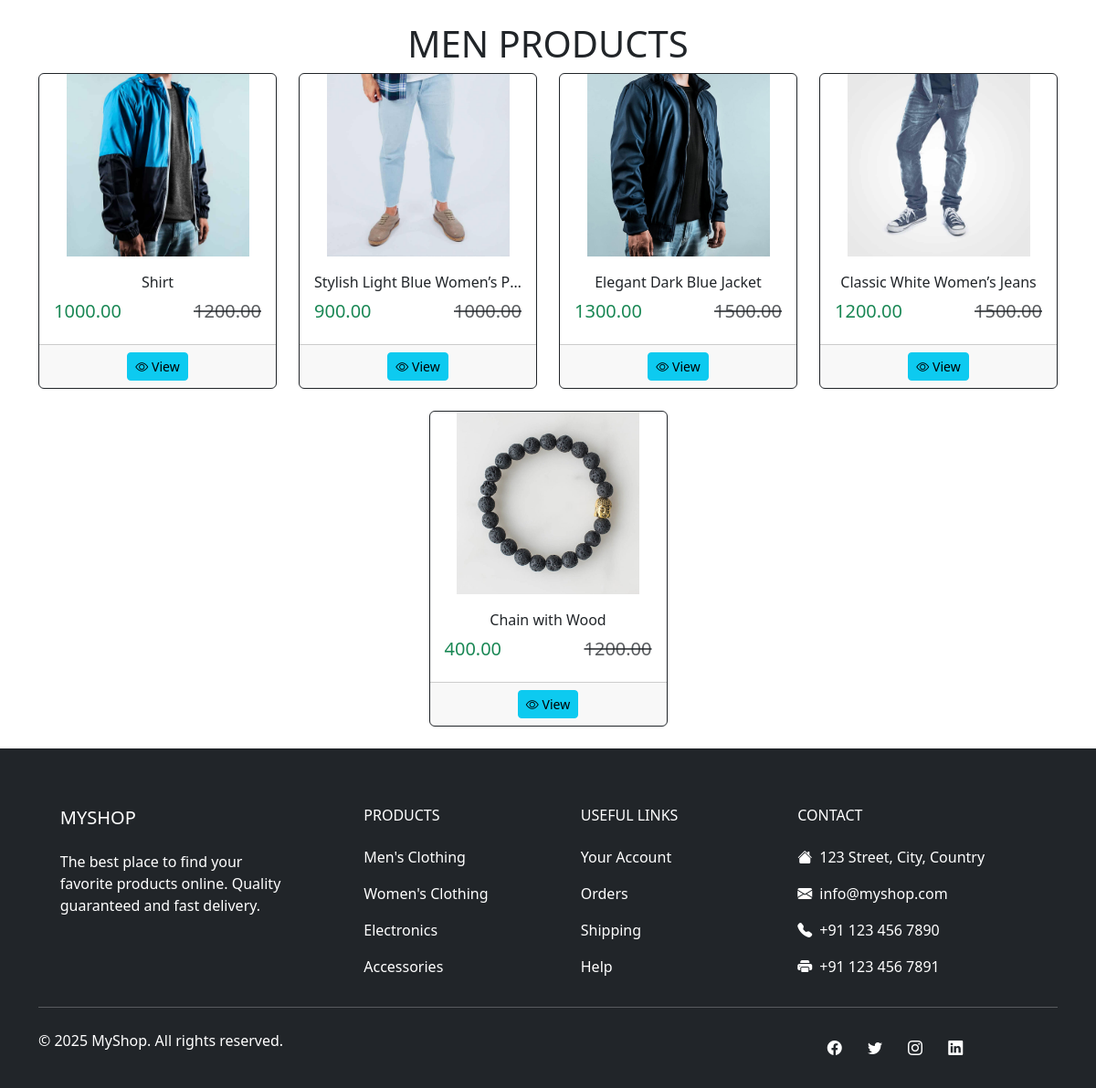
The app's page /men/ with its own data.
### shop/models.py (models this page shows, shortened)
class Post(models.Model):
    CATEGORY_CHOICES = [
        ('Men', 'Men'),
        ('Women', 'Women'),
    ]
    title = models.CharField(max_length=200)
    img = models.ImageField(upload_to='posts/')
    description = models.TextField()
    original_price = models.DecimalField(max_digits=10, decimal_places=2)
    offer_price = models.DecimalField(max_digits=10, decimal_places=2)
    category = models.CharField(max_length=10, choices=CATEGORY_CHOICES)  # new field
    created_at = models.DateTimeField(auto_now_add=True)
    updated_at = models.DateTimeField(auto_now=True)
    is_active = models.BooleanField(default=True)

### shop/views.py (the view)
# urls.py: path('men/',views.men,name='men'),
def men(request):
    men_posts=Post.objects.filter(is_active=True,category='Men').order_by('created_at')
    return render(request,'shop/men.html',{'men_posts':men_posts})

### shop/templates/shop/men.html (shortened to what this page needs)
<!doctype html>
<html lang="en">
<head>
    <link rel="stylesheet" href="https://cdnjs.cloudflare.com/ajax/libs/font-awesome/7.0.1/css/all.min.css"
 />
    <link href="https://cdn.jsdelivr.net/npm/bootstrap-icons@1.11.1/font/bootstrap-icons.css" rel="stylesheet">
    <link href="https://cdn.jsdelivr.net/npm/bootstrap@5.3.3/dist/css/bootstrap.min.css" rel="stylesheet">
</head>
<body>
    <main>
        <div class="container mt-4">
            <h1 class="d-flex justify-content-center">MEN PRODUCTS</h1>
            <div class="row justify-content-center">
                {% for post in men_posts %}
                <div class=" col-md-4 col-lg-3 mb-4">
                    <div class="card h-100 border border-dark">
                        {% if post.img %}
                        <img src="{{ post.img.url }}" class="img-fluid d-block mx-auto"
                            style="height:200px; object-fit:contain;" alt="{{ post.title }}">
                        {% else %}
                        <img src="/static/img/no-image.png" class="img-fluid d-block mx-auto"
                            style="height:200px; object-fit:contain;" alt="no image">
                        {% endif %}
                        <div class="card-body text-center">
                            <p class="text-truncate mb-2" style="max-width:100%;">
                                {{ post.title }}
                            </p>
                            <div class="d-flex justify-content-between">
                                <h5 class="text-success">{{ post.offer_price }}</h5>
                                <h5 class="text-muted text-decoration-line-through">
                                    {{ post.original_price }}
                                </h5>
                            </div>
                        </div>
                        <div class="card-footer d-flex justify-content-evenly">
                            <a href="{% url 'men_product' post.id %}"><button class="btn btn-info btn-sm">
                                    <i class="bi bi-eye"></i> View
                                </button>
                            </a>
                        </div>
                    </div>
                </div>
                {% endfor %}
            </div>
        </div>
    </main>
    <footer class="bg-dark text-white pt-5 pb-4">
        <div class="container text-md-left">
            <div class="row">
                <div class="col-md-3 col-lg-3 col-xl-3 mx-auto mt-3">
                    <h5 class="text-uppercase mb-4 font-weight-bold">MyShop</h5>
                    <p>
                        The best place to find your favorite products online. Quality guaranteed and fast delivery.
                    </p>
                </div>
                <div class="col-md-2 col-lg-2 col-xl-2 mx-auto mt-3">
                    <h6 class="text-uppercase mb-4 font-weight-bold">Products</h6>
                    <p><a href="#" class="text-white text-decoration-none">Men's Clothing</a></p>
                    <p><a href="#" class="text-white text-decoration-none">Women's Clothing</a></p>
                    <p><a href="#" class="text-white text-decoration-none">Electronics</a></p>
                    <p><a href="#" class="text-white text-decoration-none">Accessories</a></p>
                </div>
                <div class="col-md-3 col-lg-2 col-xl-2 mx-auto mt-3">
                    <h6 class="text-uppercase mb-4 font-weight-bold">Useful Links</h6>
                    <p><a href="#" class="text-white text-decoration-none">Your Account</a></p>
                    <p><a href="#" class="text-white text-decoration-none">Orders</a></p>
                    <p><a href="#" class="text-white text-decoration-none">Shipping</a></p>
                    <p><a href="#" class="text-white text-decoration-none">Help</a></p>
                </div>
                <div class="col-md-4 col-lg-3 col-xl-3 mx-auto mt-3">
                    <h6 class="text-uppercase mb-4 font-weight-bold">Contact</h6>
                    <p><i class="bi bi-house-fill me-2"></i>123 Street, City, Country</p>
                    <p><i class="bi bi-envelope-fill me-2"></i>info@myshop.com</p>
                    <p><i class="bi bi-telephone-fill me-2"></i>+91 123 456 7890</p>
                    <p><i class="bi bi-printer-fill me-2"></i>+91 123 456 7891</p>
                </div>
            </div>
            <hr class="mb-4">
            <div class="row align-items-center">
                <div class="col-md-7 col-lg-8">
                    <p>© 2025 MyShop. All rights reserved.</p>
                </div>
                <div class="col-md-5 col-lg-4">
                    <div class="text-center text-md-right">
                        <a href="#" class="text-white me-4"><i class="bi bi-facebook"></i></a>
                        <a href="#" class="text-white me-4"><i class="bi bi-twitter"></i></a>
                        <a href="#" class="text-white me-4"><i class="bi bi-instagram"></i></a>
                        <a href="#" class="text-white"><i class="bi bi-linkedin"></i></a>
                    </div>
                </div>
            </div>
        </div>
    </footer>
</body>
</html>

### records on screen
Post: img (picture), title "Shirt", offer_price "1000.00", original_price "1200.00"
Post: img (picture), title "Stylish Light Blue Women’s P…", offer_price "900.00", original_price "1000.00"
Post: img (picture), title "Elegant Dark Blue Jacket", offer_price "1300.00", original_price "1500.00"
Post: img (picture), title "Classic White Women’s Jeans", offer_price "1200.00", original_price "1500.00"
Post: img (picture), title "Chain with Wood", offer_price "400.00", original_price "1200.00"
